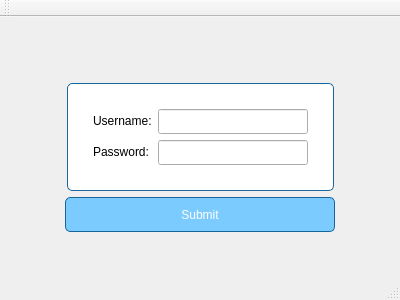
<?xml version="1.0" encoding="UTF-8"?>
<ui version="4.0">
 <class>MainWindow</class>
 <widget class="QMainWindow" name="MainWindow">
  <property name="geometry">
   <rect>
    <x>0</x>
    <y>0</y>
    <width>400</width>
    <height>300</height>
   </rect>
  </property>
  <property name="windowTitle">
   <string>MainWindow</string>
  </property>
  <property name="styleSheet">
   <string notr="true"/>
  </property>
  <widget class="QWidget" name="centralWidget">
   <property name="styleSheet">
    <string notr="true">#centralWidget {
	border-image: url(:/images/login_bg.png); 
}</string>
   </property>
   <layout class="QVBoxLayout" name="verticalLayout">
    <item>
     <spacer name="verticalSpacer">
      <property name="orientation">
       <enum>Qt::Vertical</enum>
      </property>
      <property name="sizeHint" stdset="0">
       <size>
        <width>20</width>
        <height>40</height>
       </size>
      </property>
     </spacer>
    </item>
    <item>
     <layout class="QHBoxLayout" name="horizontalLayout_2">
      <property name="topMargin">
       <number>20</number>
      </property>
      <property name="bottomMargin">
       <number>0</number>
      </property>
      <item>
       <spacer name="horizontalSpacer_3">
        <property name="orientation">
         <enum>Qt::Horizontal</enum>
        </property>
        <property name="sizeHint" stdset="0">
         <size>
          <width>40</width>
          <height>20</height>
         </size>
        </property>
       </spacer>
      </item>
      <item>
       <widget class="QFrame" name="formFrame">
        <property name="styleSheet">
         <string notr="true">#formFrame {
	border: 1px solid  rgb(24, 103, 155);
	border-radius: 5px;
	background-color: white;
}</string>
        </property>
        <layout class="QFormLayout" name="formLayout">
         <property name="leftMargin">
          <number>25</number>
         </property>
         <property name="topMargin">
          <number>25</number>
         </property>
         <property name="rightMargin">
          <number>25</number>
         </property>
         <property name="bottomMargin">
          <number>25</number>
         </property>
         <item row="0" column="0">
          <widget class="QLabel" name="label">
           <property name="text">
            <string>Username:</string>
           </property>
          </widget>
         </item>
         <item row="1" column="0">
          <widget class="QLabel" name="label_2">
           <property name="text">
            <string>Password:</string>
           </property>
          </widget>
         </item>
         <item row="0" column="1">
          <widget class="QLineEdit" name="lineEdit">
           <property name="minimumSize">
            <size>
             <width>150</width>
             <height>25</height>
            </size>
           </property>
          </widget>
         </item>
         <item row="1" column="1">
          <widget class="QLineEdit" name="lineEdit_2">
           <property name="minimumSize">
            <size>
             <width>150</width>
             <height>25</height>
            </size>
           </property>
          </widget>
         </item>
        </layout>
       </widget>
      </item>
      <item>
       <spacer name="horizontalSpacer_4">
        <property name="orientation">
         <enum>Qt::Horizontal</enum>
        </property>
        <property name="sizeHint" stdset="0">
         <size>
          <width>40</width>
          <height>20</height>
         </size>
        </property>
       </spacer>
      </item>
     </layout>
    </item>
    <item>
     <layout class="QHBoxLayout" name="horizontalLayout">
      <item>
       <spacer name="horizontalSpacer">
        <property name="orientation">
         <enum>Qt::Horizontal</enum>
        </property>
        <property name="sizeHint" stdset="0">
         <size>
          <width>40</width>
          <height>20</height>
         </size>
        </property>
       </spacer>
      </item>
      <item>
       <widget class="QPushButton" name="pushButton">
        <property name="minimumSize">
         <size>
          <width>270</width>
          <height>35</height>
         </size>
        </property>
        <property name="styleSheet">
         <string notr="true">border: 1px solid rgb(24, 103, 155);
border-radius: 5px;
background-color: rgb(124, 203, 255);
color: white;
</string>
        </property>
        <property name="text">
         <string>Submit</string>
        </property>
       </widget>
      </item>
      <item>
       <spacer name="horizontalSpacer_2">
        <property name="orientation">
         <enum>Qt::Horizontal</enum>
        </property>
        <property name="sizeHint" stdset="0">
         <size>
          <width>40</width>
          <height>20</height>
         </size>
        </property>
       </spacer>
      </item>
     </layout>
    </item>
    <item>
     <spacer name="verticalSpacer_2">
      <property name="orientation">
       <enum>Qt::Vertical</enum>
      </property>
      <property name="sizeHint" stdset="0">
       <size>
        <width>20</width>
        <height>40</height>
       </size>
      </property>
     </spacer>
    </item>
   </layout>
  </widget>
  <widget class="QMenuBar" name="menuBar">
   <property name="geometry">
    <rect>
     <x>0</x>
     <y>0</y>
     <width>400</width>
     <height>19</height>
    </rect>
   </property>
  </widget>
  <widget class="QToolBar" name="mainToolBar">
   <attribute name="toolBarArea">
    <enum>TopToolBarArea</enum>
   </attribute>
   <attribute name="toolBarBreak">
    <bool>false</bool>
   </attribute>
  </widget>
  <widget class="QStatusBar" name="statusBar"/>
 </widget>
 <layoutdefault spacing="6" margin="11"/>
 <resources/>
 <connections/>
</ui>
